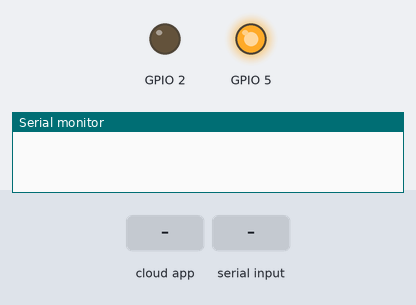
Recording of a sketch running on a simulated ESP8266 (NodeMCU). Shown: output pins drawn as LEDs (lit = HIGH), the last lines printed to the serial monitor. Dashed ring = blinking. The inputs (shaded band) are chosen by the test bench. WiFi joins after 1.5 s; servers stay silent unless stated; no MQTT or app messages arrive unless stated.

Above: at 0.1 s.
At 2.7 s:
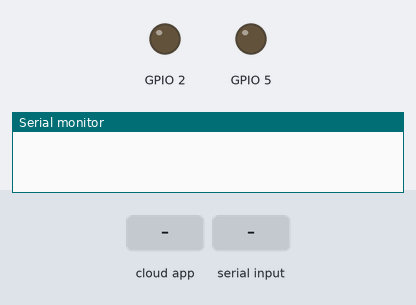
2.8 s: the phone or cloud app sets led to 0
At 4.3 s:
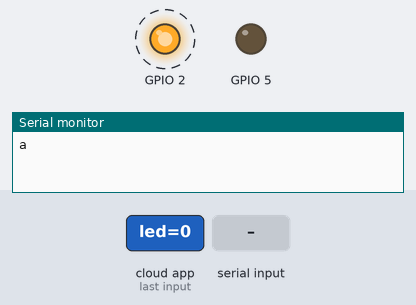
5.8 s: "o" received over Serial
7.5 s: the phone or cloud app sets led to 1
Timing chart, 0 to 15.8 s (numbered marks = the images above; inputs shaded):
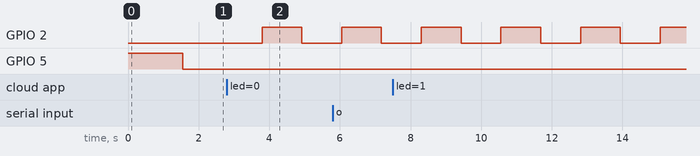

The sketch:

esp_wifi.ino
```cpp
#include <ESP8266WiFi.h>
#include "Adafruit_MQTT.h"
#include "Adafruit_MQTT_Client.h"

//Wifi name
#define WLAN_SSID       "ASUS"
//Wifi password
#define WLAN_PASS       NULL

//setup Adafruit
#define AIO_SERVER      "io.adafruit.com"
#define AIO_SERVERPORT  1883
//fill your username
#define AIO_USERNAME    "Loke36"
//fill your key
#define AIO_KEY         "aio_ZfqB62y1KsQ16wjjtnrgwuzxVKtc"

//setup MQTT
WiFiClient client;
Adafruit_MQTT_Client mqtt(&client, AIO_SERVER, AIO_SERVERPORT, AIO_USERNAME, AIO_KEY);

//setup publish
Adafruit_MQTT_Publish light_pub = Adafruit_MQTT_Publish(&mqtt, AIO_USERNAME "/feeds/led");

//setup subcribe
Adafruit_MQTT_Subscribe light_sub = Adafruit_MQTT_Subscribe(&mqtt, AIO_USERNAME "/feeds/led", MQTT_QOS_1);

int led_counter = 0;
int led_status = HIGH;

void lightcallback(char* value, uint16_t len){
  if(value[0] == '0') Serial.print('a');
  if(value[0] == '1') Serial.print('A');
}

void setup() {
  // put your setup code here, to run once:
  //set pin 2,5 as OUTPUT
  pinMode(2, OUTPUT);
  pinMode(5, OUTPUT);
  //set busy pin HIGH
  digitalWrite(5, HIGH);

  Serial.begin(115200);

  //connect Wifi
  WiFi.begin(WLAN_SSID, WLAN_PASS);
  while (WiFi.status() != WL_CONNECTED) {
    delay(500);
  }

  //subscribe light feed
  light_sub.setCallback(lightcallback);
  mqtt.subscribe(&light_sub);

  //connect MQTT
  while (mqtt.connect() != 0) {
    mqtt.disconnect();
    delay(500);
  }

  //finish setup, set busy pin LOW
  digitalWrite(5, LOW);
}

void loop() {
  // put your main code here, to run repeatedly:

  //receive packet
  mqtt.processPackets(1);

  //read serial
  if(Serial.available()){
    int msg = Serial.read();
    if(msg == 'o') Serial.print('O');
    else if(msg == 'a') light_pub.publish(0);
    else if(msg == 'A') light_pub.publish(1);
  }

  led_counter++;
  if(led_counter == 100){
    // every 1s
    led_counter = 0;
    //toggle LED
    if(led_status == HIGH) led_status = LOW;
    else led_status = HIGH;

    digitalWrite(2, led_status);
  }
  delay(10);
}
```

Measured:
- by itself, GPIO 2: alternates HIGH for 1.1 s and LOW for 1.1 s
